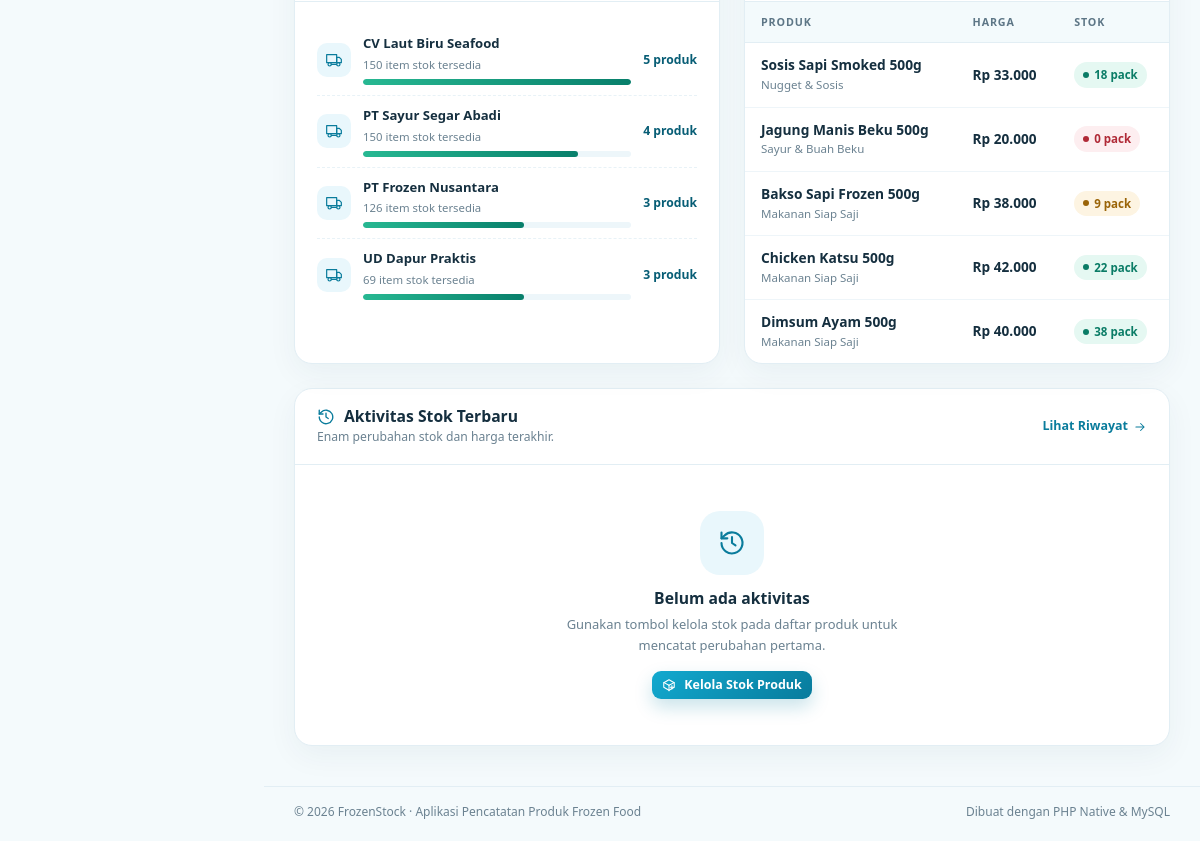
Before: / (lower part) with the older database file.
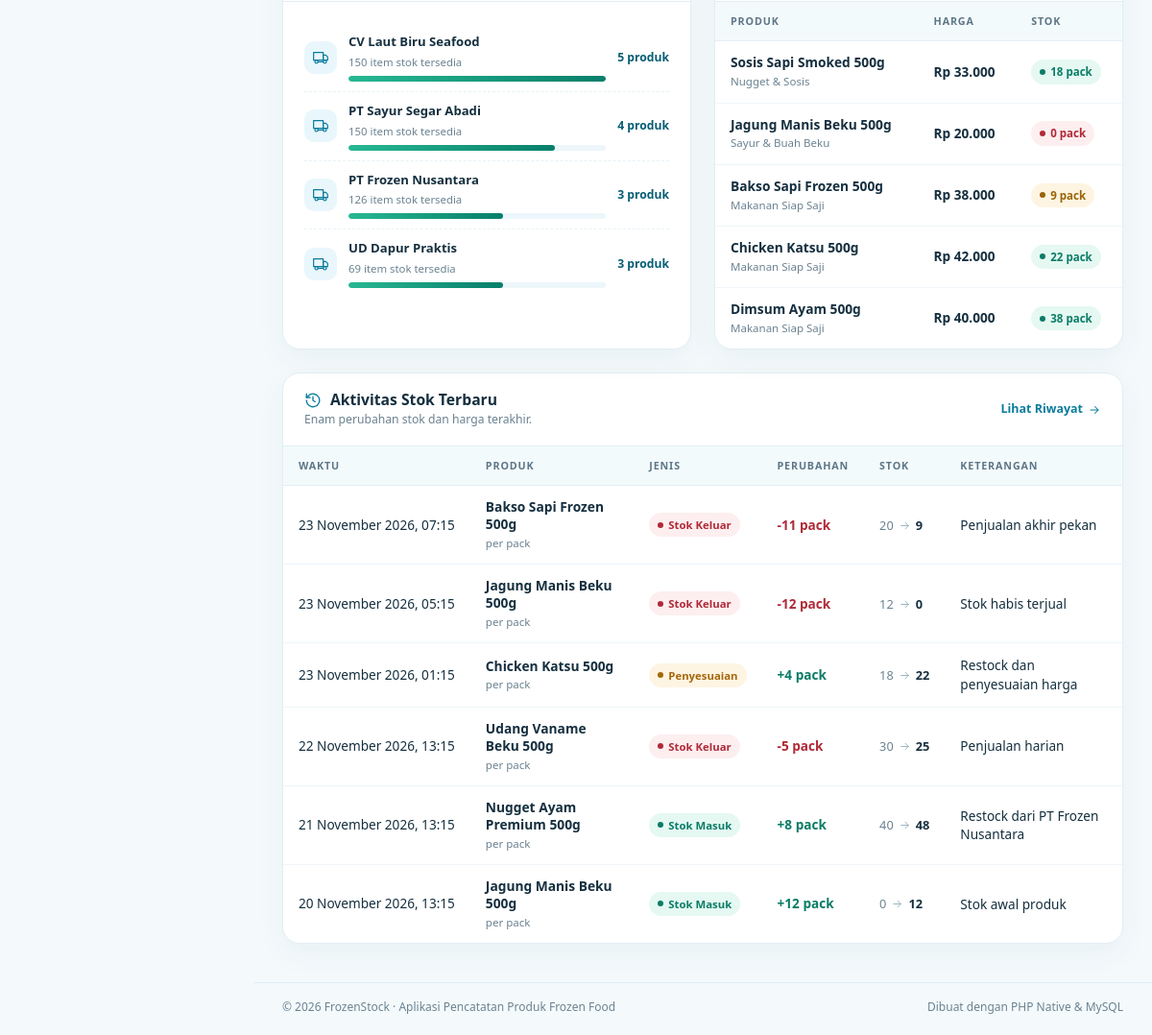
After: the same page with the newer database file.
### tables this page shows
CREATE TABLE `supplier` (
  `id`         INT UNSIGNED NOT NULL AUTO_INCREMENT,
  `nama`       VARCHAR(100) NOT NULL,
  `kontak`     VARCHAR(30) NULL,
  `alamat`     TEXT NULL,
  `created_at` TIMESTAMP NOT NULL DEFAULT CURRENT_TIMESTAMP,
  PRIMARY KEY (`id`),
  UNIQUE KEY `uq_supplier_nama` (`nama`)
);

CREATE TABLE `produk` (
  `id`           INT UNSIGNED NOT NULL AUTO_INCREMENT,
  `nama_produk`  VARCHAR(120) NOT NULL,
  `kategori_id`  INT UNSIGNED NOT NULL,
  `supplier_id`  INT UNSIGNED NOT NULL,
  `harga`        DECIMAL(12, 2) NOT NULL,
  `stok`         INT UNSIGNED NOT NULL DEFAULT 0,
  `satuan`       VARCHAR(20) NOT NULL DEFAULT 'pack',
  `created_at`   TIMESTAMP NOT NULL DEFAULT CURRENT_TIMESTAMP,
  `updated_at`   TIMESTAMP NOT NULL DEFAULT CURRENT_TIMESTAMP
                 ON UPDATE CURRENT_TIMESTAMP,
  PRIMARY KEY (`id`),
  UNIQUE KEY `uq_produk_nama` (`nama_produk`),
  KEY `idx_produk_kategori` (`kategori_id`),
  KEY `idx_produk_supplier` (`supplier_id`),
  CONSTRAINT `fk_produk_kategori`
    FOREIGN KEY (`kategori_id`) REFERENCES `kategori` (`id`)
    ON UPDATE CASCADE
    ON DELETE RESTRICT,
  CONSTRAINT `fk_produk_supplier`
    FOREIGN KEY (`supplier_id`) REFERENCES `supplier` (`id`)
    ON UPDATE CASCADE
    ON DELETE RESTRICT
);

CREATE TABLE `kategori` (
  `id`         INT UNSIGNED NOT NULL AUTO_INCREMENT,
  `nama`       VARCHAR(100) NOT NULL,
  `deskripsi`  TEXT NULL,
  `created_at` TIMESTAMP NOT NULL DEFAULT CURRENT_TIMESTAMP,
  PRIMARY KEY (`id`),
  UNIQUE KEY `uq_kategori_nama` (`nama`)
);

CREATE TABLE `riwayat_stok` (
  `id`           INT UNSIGNED NOT NULL AUTO_INCREMENT,
  `produk_id`    INT UNSIGNED NOT NULL,
  `tipe`         ENUM('masuk', 'keluar', 'penyesuaian') NOT NULL DEFAULT 'masuk',
  `jumlah`       INT UNSIGNED NOT NULL DEFAULT 0,
  `stok_sebelum` INT UNSIGNED NOT NULL DEFAULT 0,
  `stok_sesudah` INT UNSIGNED NOT NULL DEFAULT 0,
  `harga_lama`   DECIMAL(12, 2) NULL,
  `harga_baru`   DECIMAL(12, 2) NULL,
  `keterangan`   VARCHAR(150) NULL,
  `created_at`   TIMESTAMP NOT NULL DEFAULT CURRENT_TIMESTAMP,
  PRIMARY KEY (`id`),
  KEY `idx_riwayat_produk` (`produk_id`),
  KEY `idx_riwayat_tanggal` (`created_at`),
  CONSTRAINT `fk_riwayat_produk`
    FOREIGN KEY (`produk_id`) REFERENCES `produk` (`id`)
    ON UPDATE CASCADE
    ON DELETE CASCADE
);

### includes/functions.php (called while the page is built, shortened)
<?php
function e(mixed $nilai): string
{
    return htmlspecialchars((string) ($nilai ?? ''), ENT_QUOTES, 'UTF-8');
}
function rupiah(mixed $angka): string
{
    return 'Rp ' . number_format((float) $angka, 0, ',', '.');
}
function nama_bulan(int $bulan): string
{
    $daftar = [
        1 => 'Januari', 2 => 'Februari', 3 => 'Maret', 4 => 'April',
        5 => 'Mei', 6 => 'Juni', 7 => 'Juli', 8 => 'Agustus',
        9 => 'September', 10 => 'Oktober', 11 => 'November', 12 => 'Desember',
    ];
    return $daftar[$bulan] ?? '';
}
function tanggal_waktu_indonesia(?string $waktu): string
{
    $timestamp = strtotime($waktu);
    return date('j', $timestamp) . ' ' . nama_bulan((int) date('n', $timestamp))
        . ' ' . date('Y', $timestamp) . ', ' . date('H:i', $timestamp);
}
function format_selisih_stok(int $stokSebelum, int $stokSesudah): string
{
    $selisih = $stokSesudah - $stokSebelum;
    return $selisih > 0 ? '+' . $selisih : (string) $selisih;
}
function label_tipe_stok(string $tipe): string
{
    $label = [
        'masuk'       => 'Stok Masuk',
        'keluar'      => 'Stok Keluar',
        'penyesuaian' => 'Penyesuaian',
    ];
    return $label[$tipe] ?? 'Perubahan';
}
function status_stok(int $stok): array
{
    if ($stok <= 0) {
        return ['kelas' => 'stok-habis', 'label' => 'Habis'];
    }
    if ($stok <= 10) {
        return ['kelas' => 'stok-menipis', 'label' => 'Menipis'];
    }
    return ['kelas' => 'stok-aman', 'label' => 'Tersedia'];
}

### index.php (the view, shortened to what this page needs)
<?php
require_once __DIR__ . '/includes/functions.php';
require_once __DIR__ . '/config/koneksi.php';
$stmtMenipis = $pdo->query(
    'SELECT p.id, p.nama_produk, p.harga, p.stok, p.satuan, k.nama AS nama_kategori
       FROM produk p
       JOIN kategori k ON k.id = p.kategori_id
      WHERE p.stok <= 10
      ORDER BY p.stok ASC, p.nama_produk ASC
      LIMIT 6'
);
$produkMenipis = $stmtMenipis->fetchAll();
$riwayatTerbaru = $pdo->query(
    'SELECT r.id, r.tipe, r.jumlah, r.stok_sebelum, r.stok_sesudah,
            r.harga_lama, r.harga_baru, r.keterangan, r.created_at,
            p.nama_produk, p.satuan
       FROM riwayat_stok r
       JOIN produk p ON p.id = r.produk_id
      ORDER BY r.created_at DESC, r.id DESC
      LIMIT 6'
)->fetchAll();
$perSupplier = $pdo->query(
    'SELECT s.id, s.nama, COUNT(p.id) AS jumlah, COALESCE(SUM(p.stok), 0) AS total_stok
       FROM supplier s
       LEFT JOIN produk p ON p.supplier_id = s.id
      GROUP BY s.id, s.nama
      ORDER BY jumlah DESC, s.nama ASC'
)->fetchAll();
$produkTerbaru = $pdo->query(
    'SELECT p.id, p.nama_produk, p.harga, p.stok, p.satuan, k.nama AS nama_kategori
       FROM produk p
       JOIN kategori k ON k.id = p.kategori_id
      ORDER BY p.id DESC
      LIMIT 5'
)->fetchAll();
$maksSupplier = 0;
foreach ($perSupplier as $supplier) {
    $maksSupplier = max($maksSupplier, (int) $supplier['jumlah']);
}
require __DIR__ . '/includes/header.php';
?>
<div class="row g-4">
    <div class="col-lg-6">
        <section class="panel h-100">
            <div class="panel-body">
                <?php if ($perSupplier === []): ?>
                    <p class="text-muted mb-0">Belum ada supplier.</p>
                <?php else: ?>
                    <?php foreach ($perSupplier as $supplier): ?>
                        <?php
                        $jumlah = (int) $supplier['jumlah'];
                        $persen = $maksSupplier > 0 ? (int) round($jumlah / $maksSupplier * 100) : 0;
                        ?>
                        <div class="summary-row">
                            <span class="summary-dot">
                                <svg class="icon" aria-hidden="true"><use href="#i-truck"></use></svg>
                            </span>
                            <div class="summary-info">
                                <p class="summary-name">
                                    <a href="produk.php?supplier_id=<?= (int) $supplier['id'] ?>" class="text-reset">
                                        <?= e($supplier['nama']) ?>
                                    </a>
                                </p>
                                <p class="summary-sub"><?= (int) $supplier['total_stok'] ?> item stok tersedia</p>
                                <div class="progress" role="progressbar" aria-label="Proporsi produk <?= e($supplier['nama']) ?>"
                                     aria-valuenow="<?= $persen ?>" aria-valuemin="0" aria-valuemax="100">
                                    <div class="progress-bar green" style="width: <?= $persen ?>%"></div>
                                </div>
                            </div>
                            <span class="summary-count"><?= $jumlah ?> produk</span>
                        </div>
                    <?php endforeach; ?>
                <?php endif; ?>
            </div>
        </section>
    </div>
    <div class="col-lg-6">
        <section class="panel h-100">
            <?php if ($produkTerbaru === []): ?>
                <div class="empty-state">
                    <span class="empty-icon">
                        <svg class="icon" aria-hidden="true"><use href="#i-package"></use></svg>
                    </span>
                    <h3>Belum ada produk</h3>
                    <p>Mulai catat produk frozen food pertama milik Pak Budi.</p>
                    <a href="produk-tambah.php" class="btn btn-brand btn-sm">
                        <svg class="icon" aria-hidden="true"><use href="#i-plus"></use></svg>
                        Tambah Produk
                    </a>
                </div>
            <?php else: ?>
                <div class="table-responsive">
                    <table class="table table-app align-middle">
                        <thead>
                            <tr>
                                <th>Produk</th>
                                <th>Harga</th>
                                <th>Stok</th>
                            </tr>
                        </thead>
                        <tbody>
                            <?php foreach ($produkTerbaru as $produk): ?>
                                <?php $status = status_stok((int) $produk['stok']); ?>
                                <tr>
                                    <td>
                                        <p class="produk-nama"><?= e($produk['nama_produk']) ?></p>
                                        <p class="produk-satuan"><?= e($produk['nama_kategori']) ?></p>
                                    </td>
                                    <td class="harga-text"><?= e(rupiah($produk['harga'])) ?></td>
                                    <td>
                                        <span class="stok-pill <?= e($status['kelas']) ?>">
                                            <?= (int) $produk['stok'] ?> <?= e($produk['satuan']) ?>
                                        </span>
                                    </td>
                                </tr>
                            <?php endforeach; ?>
                        </tbody>
                    </table>
                </div>
            <?php endif; ?>
        </section>
    </div>
</div>
<section class="panel mt-4">
    <div class="panel-header">
        <div>
            <h2 class="panel-title">
                <svg class="icon" aria-hidden="true"><use href="#i-history"></use></svg>
                Aktivitas Stok Terbaru
            </h2>
            <p class="panel-subtitle">Enam perubahan stok dan harga terakhir.</p>
        </div>
        <a href="riwayat.php" class="panel-link">
            Lihat Riwayat
            <svg class="icon" aria-hidden="true"><use href="#i-arrow-right"></use></svg>
        </a>
    </div>
    <?php if ($riwayatTerbaru === []): ?>
        <div class="empty-state">
            <span class="empty-icon">
                <svg class="icon" aria-hidden="true"><use href="#i-history"></use></svg>
            </span>
            <h3>Belum ada aktivitas</h3>
            <p>Gunakan tombol kelola stok pada daftar produk untuk mencatat perubahan pertama.</p>
            <a href="produk.php" class="btn btn-brand btn-sm">
                <svg class="icon" aria-hidden="true"><use href="#i-box-plus"></use></svg>
                Kelola Stok Produk
            </a>
        </div>
    <?php else: ?>
        <div class="table-responsive">
            <table class="table table-app align-middle">
                <thead>
                    <tr>
                        <th>Waktu</th>
                        <th>Produk</th>
                        <th>Jenis</th>
                        <th>Perubahan</th>
                        <th>Stok</th>
                        <th>Keterangan</th>
                    </tr>
                </thead>
                <tbody>
                    <?php foreach ($riwayatTerbaru as $riwayat): ?>
                        <?php
                        $selisih = (int) $riwayat['stok_sesudah'] - (int) $riwayat['stok_sebelum'];
                        $kelasSelisih = $selisih > 0 ? 'plus' : ($selisih < 0 ? 'minus' : 'netral');
                        ?>
                        <tr>
                            <td class="riwayat-waktu">
                                <?= e(tanggal_waktu_indonesia($riwayat['created_at'])) ?>
                            </td>
                            <td>
                                <p class="produk-nama"><?= e($riwayat['nama_produk']) ?></p>
                                <p class="produk-satuan">per <?= e($riwayat['satuan']) ?></p>
                            </td>
                            <td>
                                <span class="riwayat-tipe <?= e($riwayat['tipe']) ?>">
                                    <?= e(label_tipe_stok($riwayat['tipe'])) ?>
                                </span>
                            </td>
                            <td>
                                <span class="selisih <?= e($kelasSelisih) ?>">
                                    <?= e(format_selisih_stok((int) $riwayat['stok_sebelum'], (int) $riwayat['stok_sesudah'])) ?>
                                    <?= e($riwayat['satuan']) ?>
                                </span>
                            </td>
                            <td>
                                <span class="stok-arrow">
                                    <?= (int) $riwayat['stok_sebelum'] ?>
                                    <svg class="icon icon-mini" aria-hidden="true"><use href="#i-arrow-right"></use></svg>
                                    <b><?= (int) $riwayat['stok_sesudah'] ?></b>
                                </span>
                            </td>
                            <td class="riwayat-keterangan">
                                <?= $riwayat['keterangan'] !== null && $riwayat['keterangan'] !== ''
                                    ? e($riwayat['keterangan'])
                                    : '-' ?>
                            </td>
                        </tr>
                    <?php endforeach; ?>
                </tbody>
            </table>
        </div>
    <?php endif; ?>
</section>
<?php require __DIR__ . '/includes/footer.php'; ?>

### includes/header.php (shortened to what this page needs)
<!DOCTYPE html>
<html lang="id">
<head>
    <link rel="stylesheet" href="assets/vendor/bootstrap/bootstrap.min.css">
    <link rel="stylesheet" href="assets/css/style.css?v=2">
</head>
<body>
<div class="app-shell">
    <div class="main-area">
        <main class="content">

### includes/footer.php (shortened to what this page needs)
        </main>
        <footer class="app-footer">
            <span>&copy; <?= date('Y') ?> FrozenStock &middot; Aplikasi Pencatatan Produk Frozen Food</span>
            <span>Dibuat dengan PHP Native &amp; MySQL</span>
        </footer>
    </div>
</div>
</body>
</html>

Changed rows visible on the page:
added riwayat_stok: created_at "23 November 2026, 07:15", produk.nama_produk "Bakso Sapi Frozen 500g", produk.satuan "pack", tipe "Stok Keluar", stok_sebelum+stok_sesudah "-11", stok_sebelum "20", stok_sesudah "9", keterangan "Penjualan akhir pekan"
added riwayat_stok: created_at "23 November 2026, 05:15", produk.nama_produk "Jagung Manis Beku 500g", produk.satuan "pack", tipe "Stok Keluar", stok_sebelum+stok_sesudah "-12", stok_sebelum "12", stok_sesudah "0", keterangan "Stok habis terjual"
added riwayat_stok: created_at "23 November 2026, 01:15", produk.nama_produk "Chicken Katsu 500g", produk.satuan "pack", tipe "Penyesuaian", stok_sebelum+stok_sesudah "+4", stok_sebelum "18", stok_sesudah "22", keterangan "Restock dan penyesuaian harga"
added riwayat_stok: created_at "22 November 2026, 13:15", produk.nama_produk "Udang Vaname Beku 500g", produk.satuan "pack", tipe "Stok Keluar", stok_sebelum+stok_sesudah "-5", stok_sebelum "30", stok_sesudah "25", keterangan "Penjualan harian"
added riwayat_stok: created_at "21 November 2026, 13:15", produk.nama_produk "Nugget Ayam Premium 500g", produk.satuan "pack", tipe "Stok Masuk", stok_sebelum+stok_sesudah "+8", stok_sebelum "40", stok_sesudah "48", keterangan "Restock dari PT Frozen Nusantara"
added riwayat_stok: created_at "20 November 2026, 13:15", produk.nama_produk "Jagung Manis Beku 500g", produk.satuan "pack", tipe "Stok Masuk", stok_sebelum+stok_sesudah "+12", stok_sebelum "0", stok_sesudah "12", keterangan "Stok awal produk"
Other visible differences:
text no longer shown: "Belum ada aktivitas Gunakan tombol kelola stok pada daftar produk untuk mencatat perubahan pertama. Kelola Stok Produk"
text now shown: "WAKTU PRODUK JENIS PERUBAHAN STOK KETERANGAN"
